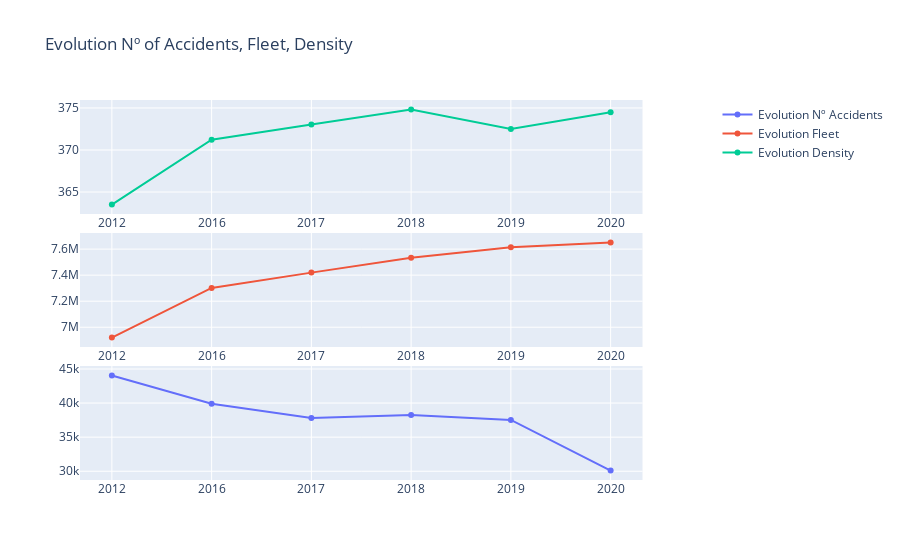

The code cell stored with this chart in its notebook:
### Markdown cell above
# III.4 Creación gráfica

### Code cell
#take into account different values y-axix
#visualisazión de las relaciones estudiadas: evolución accidentes, flota, densidad

figure = figsize = (20,30 )

trace1 = go.Scatter(
    x=evo_acc_rel_flota_dens["Year"],
    y=evo_acc_rel_flota_dens["Nº Accidents"],
    xaxis='x1',
    yaxis='y1',
    name = "Evolution Nº Accidents"
)
trace2 = go.Scatter(
    x=evo_acc_rel_flota_dens["Year"],
    y=evo_acc_rel_flota_dens["Total_flota"],
    xaxis='x2',
    yaxis='y2',
    name = "Evolution Fleet"
)
trace3 = go.Scatter(
    x=evo_acc_rel_flota_dens["Year"],
    y=evo_acc_rel_flota_dens["Density"],
    xaxis='x3',
    yaxis='y3',
    name = "Evolution Density"
)


data = [trace1, trace2, trace3]

layout = go.Layout(
    xaxis=dict(
        domain=[0, 0.9],
        anchor='y1'
    ),
    yaxis=dict(
        domain=[0, 0.3],
        anchor='x1'
    ),
    xaxis2=dict(
        domain=[0, 0.9],
        anchor='y2'
    ),
        yaxis2=dict(
        domain=[0.35, 0.65],
        anchor='x2'
    ),
    xaxis3=dict(
        domain=[0, 0.9],
        anchor='y3'
    ),
    yaxis3=dict(
        domain=[0.7,1],
        anchor='x3'
    ),
        title = 'Evolution Nº of Accidents, Fleet, Density'
)

fig = go.Figure(data=data, layout=layout)

iplot(fig)

### Figure 1 — Plotly figure (JSON) as saved in the notebook; plotly's stock layout.template omitted (floating-point values rounded to 4 significant figures)
{"data": [{"name": "Evolution Nº Accidents", "type": "scatter", "x": ["2012", "2016", "2017", "2018", "2019", "2020"], "xaxis": "x", "y": [44051, 39890, 37827, 38260, 37520, 30102], "yaxis": "y"}, {"name": "Evolution Fleet", "type": "scatter", "x": ["2012", "2016", "2017", "2018", "2019", "2020"], "xaxis": "x2", "y": [6920791, 7301766, 7419405, 7533172, 7614082, 7651138], "yaxis": "y2"}, {"name": "Evolution Density", "type": "scatter", "x": ["2012", "2016", "2017", "2018", "2019", "2020"], "xaxis": "x3", "y": [363.5, 371.2, 373.0, 374.8, 372.5, 374.5], "yaxis": "y3"}], "layout": {"title": {"text": "Evolution Nº of Accidents, Fleet, Density"}, "xaxis": {"anchor": "y", "domain": [0, 0.9]}, "xaxis2": {"anchor": "y2", "domain": [0, 0.9]}, "xaxis3": {"anchor": "y3", "domain": [0, 0.9]}, "yaxis": {"anchor": "x", "domain": [0, 0.3]}, "yaxis2": {"anchor": "x2", "domain": [0.35, 0.65]}, "yaxis3": {"anchor": "x3", "domain": [0.7, 1]}}}
